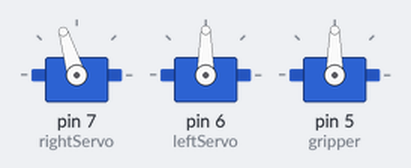
Bench run of a sketch on a simulated Arduino Uno, built with avr-gcc and run on an emulated ATmega328P. On the bench: 3 × servo. What the sketch prints to the serial monitor is not drawn.

Above: at 0.1 s.
At 1.1 s:
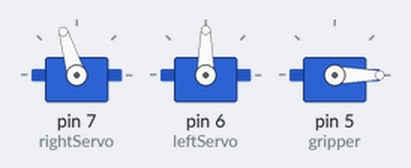
Timing chart, 0 to 2.6 s (numbered marks = the images above):
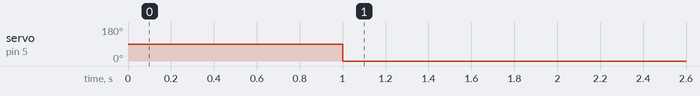

Measured:
- by itself, servo on pin 5 (gripper): 90° → 0° at 1.0 s

The sketch:

servo_arm.ino
```cpp
#include <Servo.h>

// Define pins
const int leftServo = 6;
const int rightServo = 7;
const int feedbackPin = A0;      // Analog pin to read feedback

//payload is 100g
Servo servo_right;//0-60 degrees (height of the robot arm)
const int lowHeight = 500;
const int highHeight = 2000;

Servo servo_left; //0-110 degrees (wrist tilt )
const int downTilt = 1200;
const int flatTilt = 1650;
const int upTilt = 19000;

Servo gripper;
const int openGrip = 500; //open
const int closeGrip = 2400; // fully clsoed


void setup() {
  // put your setup code here, to run once:
  Serial.begin(9600);
  servo_right.attach(rightServo);
  servo_left.attach(leftServo);
  gripper.attach(5,openGrip, closeGrip);

}

void loop() {
  Serial.print("Starting");
  //1. pick up the ball:
  servo_right.writeMicroseconds(lowHeight);
  servo_right.writeMicroseconds(flatTilt);
  delay(1000);
  gripper.writeMicroseconds(openGrip);


}
```
